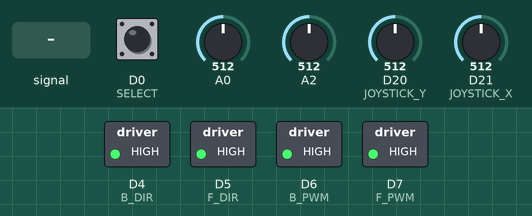
This sketch was run on a simulated Arduino Zero (SAMD21). Parts: switched loads named in the sketch (green lamp = pin HIGH). The test bench sets the inputs (shaded band); at power-on: D20 (JOYSTICK_Y) = 512, A0 = 512, D0 (SELECT) HIGH, A2 = 512, D21 (JOYSTICK_X) = 512 (analog values on the 0–1023 scale). What the sketch prints to the serial monitor is not drawn.

Above: at 1.2 s.
1.3 s: D20 (JOYSTICK_Y) set to 418
2.8 s: D20 (JOYSTICK_Y) set to 382
At 3.9 s:
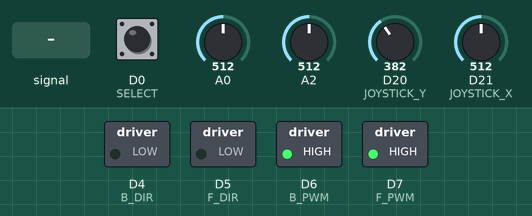
4.3 s: A0 fed a 200 Hz sine of ±81 counts around its level
7.3 s: A0 set to 306
At 8.4 s:
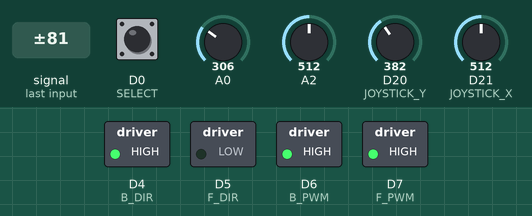
8.8 s: D0 (SELECT) pulled LOW for 1 s
At 9.5 s:
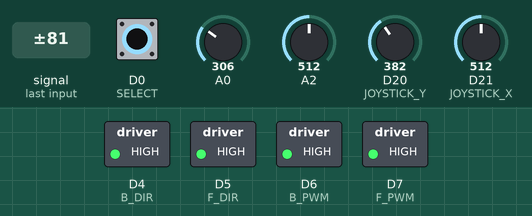
11.3 s: A2 set to 30
At 12.7 s:
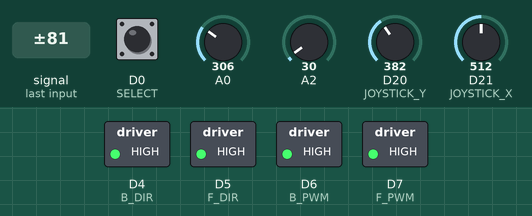
Timing chart, 0 to 14.3 s (numbered marks = the images above; inputs shaded):
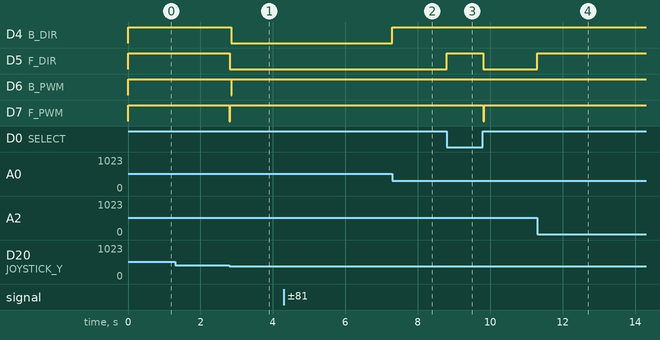

The sketch:

sketch.ino
```cpp
#include "inv_kinematics.h"
#include <cmath>
//Pin number definition
#define F_DIR         5
#define F_PWM         7
#define F_SENSOR      A2
#define B_DIR         4
#define B_PWM         6
#define B_SENSOR      A0
#define JOYSTICK_X    A7
#define JOYSTICK_Y    A6
#define SELECT        0

#define FILTER_SIZE 10
float x = 42, y = -30;
bool motor_enable = true, limit = false;
int f_out = 0, b_out = 0;
float f_setpoint = 0, b_setpoint = 0;

class Controller {                                                                                          //Controller class definition
  public:
  float kp, ki, kd, tol, e = 0, E = 0, e_p = 0;
  Controller(float kp_ = 0, float ki_ = 0, float kd_ = 0, float tol_ = 1) {
    kp = kp_;
    ki = ki_;
    kd = kd_;
    tol = tol_;
  }
  float pid(float setpoint, float process_value) {
    e = setpoint - process_value;
    E += e;
    float e_d = e - e_p;
    e_p = e;
    return (kp*e+ki*E+kd*e_d);
  }
  bool within_tolerance(float setpoint, float process_value) {
    float e_ = setpoint - process_value;
    if(abs(e_) <= tol) {
       return true;
    } else{
      return false;
    }
  }
  void reset() {
     kp = 0;
     ki = 0;
     kd = 0;
     tol = 0;
     e = 0;
     E = 0;
     e_p = 0;
  }
};

class DistanceSensor {                                                                                //Distance sensor class definition
  public:
  uint8_t pin, offset, i = 0;
  bool first_run = true;
  float filter_readings[FILTER_SIZE] = {0}, sum = 0;
  DistanceSensor(uint8_t pin_, int offset_) {
    pin = pin_;
    offset = offset_;
  }
  float read() {
    sum = sum - filter_readings[i];
    filter_readings[i] = (1/(0.00046*analogRead(pin)) + offset);
    sum = sum + filter_readings[i];
    i++;
    if(i%10 == 0) { i = 0; first_run = false; }
    return (first_run ? (sum/i) : (sum/FILTER_SIZE));
  }
};

struct jointAngle joint_angle;
struct manipulator myManipulator {19, 29, 42, 23, 22, 22};
struct pistonLength piston_length;

Controller f_control(35,0,0,1), b_control(35,0,0,1);
DistanceSensor f_sensor(F_SENSOR, 17), b_sensor(B_SENSOR, 17);
InverseKinematics myInvKin(myManipulator);


void move(int dir_pin, int pwm_pin, int pwm) {                                                          //Motor run function
  if(pwm > 80) {
    pwm = 255;
  } else if (pwm < -80) {
    pwm = -255;
  }
  analogWrite(pwm_pin, abs(pwm));
  if(pwm < 0) {
    digitalWrite(dir_pin, HIGH);
  } else {
    digitalWrite(dir_pin, LOW);
  }
}

bool write_limit(float x, float y, InverseKinematics myInvKin) {
  struct jointAngle joint_angle = myInvKin.getJointAngle(x,y);
  struct pistonLength piston_length;
  piston_length = myInvKin.getPistonLength(joint_angle, myManipulator);
  float f_setpoint = piston_length.front;
  float b_setpoint = piston_length.rear;
  if(std::isnan(f_setpoint) || std::isnan(b_setpoint)) return false;
  if (f_setpoint > 44) return false;
  if (f_setpoint < 29) return false;
  if (b_setpoint > 38) return false;
  if (b_setpoint < 26) return false;
  return true;
}

void read_joystick() {                                                                                  //Read analog values from Joystick
  float a_x = analogRead(JOYSTICK_X);
  float a_y = analogRead(JOYSTICK_Y);
  if(a_x > 160) {
    limit = write_limit(x+0.5,y,myInvKin);
    if(limit) {
      x+=0.5;
    }
  } else if (a_x < 100) {
    limit = write_limit(x-0.5,y,myInvKin);
    if(limit) {
      x-=0.5;
     }
  }
  if(a_y < 100) {
    limit = write_limit(x,y-0.5,myInvKin);
    if(limit) {
      y-=0.5;
    }
  } else if(a_y > 160) {
    limit = write_limit(x,y+0.5,myInvKin);
    if(limit) {
      y+=0.5;
    }
  }

  if(x < 0) x = 0;                                                                                     //Third quadrant operation
  if (y > 0) y = 0;
}

//Setup pins
void setup() {
  Serial.begin(9600);
  Serial.println("Intialization");
  analogReadResolution(8);
  pinMode(F_DIR,OUTPUT);
  pinMode(F_PWM,OUTPUT);
  pinMode(B_DIR,OUTPUT);
  pinMode(B_PWM,OUTPUT);
  pinMode(SELECT,INPUT);
}

void loop() {
  read_joystick();                                                                      //Analog read joystick x y pins
  if(!digitalRead(SELECT)) {
    Serial.println("SELECT PRESSED");
    x = 42;
    y = -30;
    move(F_DIR, F_PWM, -255);
    move(B_DIR, B_PWM, -255);
    delay(2);
  }
  if(limit) {
    joint_angle = myInvKin.getJointAngle(x,y);                                            //Convert Cartesian coordinates to joint angles
    piston_length = myInvKin.getPistonLength(joint_angle, myManipulator);
    f_setpoint = piston_length.front;
    b_setpoint = piston_length.rear;
  }
  f_out = f_control.pid(f_setpoint,f_sensor.read())*(1-f_control.within_tolerance(f_setpoint,f_sensor.read()));                                //If not, compute PID output
  b_out = b_control.pid(b_setpoint,b_sensor.read())*(1-b_control.within_tolerance(b_setpoint,b_sensor.read()));
  if(motor_enable) {
    move(F_DIR, F_PWM, f_out);                                                      //Send direction and pwm signals
    move(B_DIR, B_PWM, b_out);
  } else {
    move(F_DIR, F_PWM, 0);                                                          //Send direction and pwm signals
    move(B_DIR, B_PWM, 0);
  }

  Serial.print("Limit:"); Serial.print(limit); Serial.print("\t"); Serial.print(x); Serial.print("\t"); Serial.print(y);
  Serial.print("\t"); Serial.print(piston_length.front); Serial.print("\t"); Serial.print(piston_length.rear);
  Serial.print("\t"); Serial.print("F: "); Serial.print(f_sensor.read());
  Serial.print("\t"); Serial.print(" R: "); Serial.print(b_sensor.read());
  Serial.print("\t"+String(f_out)+"\t"+String(b_out));
  Serial.println("");
}
```

inv_kinematics.cpp
```cpp
#include "inv_kinematics.h"

float atan2d(float y,float x) {
  return atan2(y,x)*180.0/M_PI;
}

float sind(float x) {
  return sin(x*M_PI/180.0);
}

float cosd(float x) {
  return cos(x*M_PI/180.0);
}

InverseKinematics::InverseKinematics(struct manipulator man) {
	f_link_length = man.j5j7;
	b_link_length = man.j2j5;
  base_link_length = man.j1j2;
  max_radius = f_link_length+b_link_length;
  min_radius = fabs(f_link_length-b_link_length);
}

struct jointAngle InverseKinematics::getJointAngle(float x, float y) {
	struct jointAngle joint_angle;
	float d2 = fabs(sqrt(pow(x,2) + pow(y,2)));
	float D2 = (pow(f_link_length,2) + pow(b_link_length,2) - pow(d2,2))/(2*f_link_length*b_link_length);
	joint_angle.front_angle = 180 - atan2d(fabs(sqrt(1-pow(D2,2.0))),D2);

	float alpha = atan2d(y,x);
	float beta = atan2d(f_link_length*sind(joint_angle.front_angle),b_link_length
						+ f_link_length*cosd(joint_angle.front_angle));
	joint_angle.rear_angle = -beta + alpha;
	return joint_angle;
}

struct pistonLength InverseKinematics::getPistonLength(struct jointAngle joint_angle, struct manipulator man) {
  struct pistonLength piston_length;
  piston_length.rear = sqrt(pow(man.j1j2,2.0)+pow(man.j2j4,2.0)-2.0*man.j1j2*man.j2j4*cosd(180 - fabs(joint_angle.rear_angle)));   //Added 180 to convert clockwise fourth quadrant to minor angle of triangle
  piston_length.front = sqrt(pow(man.j3j5,2.0)+pow(man.j5j6,2.0)-2.0*man.j5j6*man.j3j5*cosd(180 - fabs(joint_angle.front_angle)));
  return piston_length;
}
```

inv_kinematics.h
```cpp
#ifndef inv_kinematics
#include <cmath>
#define inv_kinematics


struct jointAngle {
	float front_angle, rear_angle;
};

struct pistonLength {
  float front;
  float rear;
};

struct manipulator {
  float j1j2,j2j5,j5j7,j2j4,j3j5,j5j6;
};

float cosd(float x);
float sind(float x);
float atan2d(float y, float x);

class InverseKinematics {
public:
	float f_link_length, b_link_length, base_link_length, max_radius, min_radius;
	InverseKinematics(struct manipulator man);
	struct jointAngle getJointAngle(float x, float y);
  struct pistonLength getPistonLength(struct jointAngle joint_angle, struct manipulator man);
};

#endif
```

limit.cpp
```cpp
#include "limit.h"

Limit::Limit(float a_, float b_, float c_, float d_) {
	a = a_;
	b = b_;
	c = c_;
	d = d_;
}

float Limit::function(float x) {
	return (a*pow(x,3)+b*pow(x,2)+c*pow(x,1)+d*pow(x,0));
}
```

limit.h
```cpp
#ifndef LIMIT_H
#define LIMIT_H
#include <cmath>

class Limit {
float a,b,c,d;
public:
	Limit(float a = 0, float b = 0, float c = 0, float d = 0);
	float function(float x);
	bool within_limits(float x, float y);
};

#endif
```

Measured:
- the behaviour switches between 400 and 399 on D20 (JOYSTICK_Y) (found by bisection; images 0 and 1)
- after the input at 2.8 s, D4 (B_DIR): HIGH → LOW after 0.05 s; D5 (F_DIR): HIGH → LOW at once; D6 (B_PWM): HIGH → LOW after 0.05 s, → HIGH 0.02 s later; D7 (F_PWM): HIGH → LOW at once, → HIGH 0.03 s later
- after the input at 7.3 s, D4 (B_DIR): LOW → HIGH at once
- after the input at 8.8 s, D5 (F_DIR): LOW → HIGH at once, → LOW 1.0 s later; D7 (F_PWM): HIGH → LOW after 1.0 s, → HIGH 0.03 s later
- after the input at 11.3 s, D5 (F_DIR): LOW → HIGH at once
